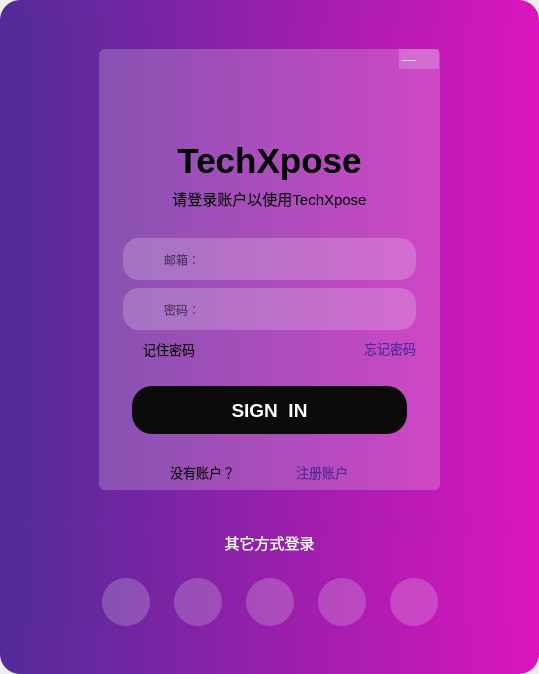
<?xml version="1.0" encoding="UTF-8"?>
<ui version="4.0">
 <class>MainWindow</class>
 <widget class="QMainWindow" name="MainWindow">
  <property name="geometry">
   <rect>
    <x>0</x>
    <y>0</y>
    <width>539</width>
    <height>674</height>
   </rect>
  </property>
  <property name="windowTitle">
   <string>MainWindow</string>
  </property>
  <widget class="QWidget" name="centralwidget">
   <layout class="QHBoxLayout" name="horizontalLayout">
    <property name="spacing">
     <number>0</number>
    </property>
    <property name="leftMargin">
     <number>0</number>
    </property>
    <property name="topMargin">
     <number>0</number>
    </property>
    <property name="rightMargin">
     <number>0</number>
    </property>
    <property name="bottomMargin">
     <number>0</number>
    </property>
    <item>
     <widget class="QFrame" name="frame_6">
      <property name="styleSheet">
       <string notr="true">background-color: qlineargradient(x1:0, y1:0, x2:1, y2:0,stop:0 rgb(81, 43, 152), stop:1 rgb(219, 21, 189));
border-radius:20px </string>
      </property>
      <property name="frameShape">
       <enum>QFrame::StyledPanel</enum>
      </property>
      <property name="frameShadow">
       <enum>QFrame::Raised</enum>
      </property>
      <layout class="QVBoxLayout" name="verticalLayout">
       <property name="spacing">
        <number>12</number>
       </property>
       <property name="bottomMargin">
        <number>36</number>
       </property>
       <item>
        <spacer name="verticalSpacer_3">
         <property name="orientation">
          <enum>Qt::Vertical</enum>
         </property>
         <property name="sizeHint" stdset="0">
          <size>
           <width>20</width>
           <height>40</height>
          </size>
         </property>
        </spacer>
       </item>
       <item>
        <widget class="QFrame" name="frame">
         <property name="styleSheet">
          <string notr="true"/>
         </property>
         <property name="frameShape">
          <enum>QFrame::StyledPanel</enum>
         </property>
         <property name="frameShadow">
          <enum>QFrame::Raised</enum>
         </property>
         <layout class="QHBoxLayout" name="horizontalLayout_2">
          <item>
           <spacer name="horizontalSpacer">
            <property name="orientation">
             <enum>Qt::Horizontal</enum>
            </property>
            <property name="sizeHint" stdset="0">
             <size>
              <width>4</width>
              <height>20</height>
             </size>
            </property>
           </spacer>
          </item>
          <item>
           <widget class="QFrame" name="frame_4">
            <property name="minimumSize">
             <size>
              <width>381</width>
              <height>481</height>
             </size>
            </property>
            <property name="maximumSize">
             <size>
              <width>381</width>
              <height>481</height>
             </size>
            </property>
            <property name="styleSheet">
             <string notr="true">background-color: rgba(255, 255, 255, 0);</string>
            </property>
            <property name="frameShape">
             <enum>QFrame::StyledPanel</enum>
            </property>
            <property name="frameShadow">
             <enum>QFrame::Raised</enum>
            </property>
            <widget class="QFrame" name="frame_2">
             <property name="geometry">
              <rect>
               <x>0</x>
               <y>0</y>
               <width>381</width>
               <height>481</height>
              </rect>
             </property>
             <property name="minimumSize">
              <size>
               <width>381</width>
               <height>481</height>
              </size>
             </property>
             <property name="maximumSize">
              <size>
               <width>381</width>
               <height>481</height>
              </size>
             </property>
             <property name="styleSheet">
              <string notr="true">QFrame{image: url(:/svg/未标题-1.png);

background-color: rgba(255, 255, 255, 0);}</string>
             </property>
             <property name="frameShape">
              <enum>QFrame::StyledPanel</enum>
             </property>
             <property name="frameShadow">
              <enum>QFrame::Raised</enum>
             </property>
             <widget class="QFrame" name="frame_3">
              <property name="geometry">
               <rect>
                <x>20</x>
                <y>20</y>
                <width>341</width>
                <height>441</height>
               </rect>
              </property>
              <property name="styleSheet">
               <string notr="true">QFrame{
	image: none;
background-color: rgba(255, 255, 255, 20%);
border-radius:6px 
}
QLabel{

	background-color: rgba(255, 255, 255, 0);
}</string>
              </property>
              <property name="frameShape">
               <enum>QFrame::StyledPanel</enum>
              </property>
              <property name="frameShadow">
               <enum>QFrame::Raised</enum>
              </property>
              <layout class="QVBoxLayout" name="verticalLayout_3" stretch="0,0,0,0,0">
               <property name="spacing">
                <number>4</number>
               </property>
               <property name="leftMargin">
                <number>24</number>
               </property>
               <property name="topMargin">
                <number>24</number>
               </property>
               <property name="rightMargin">
                <number>24</number>
               </property>
               <property name="bottomMargin">
                <number>8</number>
               </property>
               <item>
                <widget class="QWidget" name="widget" native="true">
                 <property name="minimumSize">
                  <size>
                   <width>0</width>
                   <height>64</height>
                  </size>
                 </property>
                 <property name="styleSheet">
                  <string notr="true">image: url(:/svg/img/svg/女孩1.png);</string>
                 </property>
                 <widget class="QPushButton" name="pushButton_9">
                  <property name="geometry">
                   <rect>
                    <x>120</x>
                    <y>10</y>
                    <width>48</width>
                    <height>48</height>
                   </rect>
                  </property>
                  <property name="minimumSize">
                   <size>
                    <width>48</width>
                    <height>48</height>
                   </size>
                  </property>
                  <property name="maximumSize">
                   <size>
                    <width>48</width>
                    <height>48</height>
                   </size>
                  </property>
                  <property name="styleSheet">
                   <string notr="true">QPushButton{
	border-radius:24px ;
	background-color: rgba(251, 252, 255, 0);

}</string>
                  </property>
                  <property name="text">
                   <string/>
                  </property>
                  <property name="icon">
                   <iconset resource="resources_rc.qrc">
                    <normaloff>:/images/logossw.png</normaloff>:/images/logossw.png</iconset>
                  </property>
                  <property name="iconSize">
                   <size>
                    <width>48</width>
                    <height>48</height>
                   </size>
                  </property>
                 </widget>
                </widget>
               </item>
               <item>
                <widget class="QFrame" name="frame_10">
                 <property name="styleSheet">
                  <string notr="true">background-color: rgba(255, 255, 255, 0);</string>
                 </property>
                 <property name="frameShape">
                  <enum>QFrame::StyledPanel</enum>
                 </property>
                 <property name="frameShadow">
                  <enum>QFrame::Raised</enum>
                 </property>
                 <layout class="QVBoxLayout" name="verticalLayout_5">
                  <property name="spacing">
                   <number>6</number>
                  </property>
                  <property name="leftMargin">
                   <number>0</number>
                  </property>
                  <property name="topMargin">
                   <number>0</number>
                  </property>
                  <property name="rightMargin">
                   <number>0</number>
                  </property>
                  <property name="bottomMargin">
                   <number>24</number>
                  </property>
                  <item>
                   <widget class="QLabel" name="label">
                    <property name="maximumSize">
                     <size>
                      <width>16777215</width>
                      <height>26777</height>
                     </size>
                    </property>
                    <property name="font">
                     <font>
                      <pointsize>26</pointsize>
                      <bold>true</bold>
                     </font>
                    </property>
                    <property name="text">
                     <string>TechXpose</string>
                    </property>
                    <property name="alignment">
                     <set>Qt::AlignCenter</set>
                    </property>
                   </widget>
                  </item>
                  <item>
                   <widget class="QLabel" name="label_2">
                    <property name="maximumSize">
                     <size>
                      <width>16777215</width>
                      <height>16777</height>
                     </size>
                    </property>
                    <property name="font">
                     <font>
                      <pointsize>11</pointsize>
                     </font>
                    </property>
                    <property name="styleSheet">
                     <string notr="true"/>
                    </property>
                    <property name="text">
                     <string>请登录账户以使用TechXpose</string>
                    </property>
                    <property name="alignment">
                     <set>Qt::AlignCenter</set>
                    </property>
                   </widget>
                  </item>
                 </layout>
                </widget>
               </item>
               <item>
                <widget class="QFrame" name="frame_9">
                 <property name="styleSheet">
                  <string notr="true">background-color: rgba(255, 255, 255, 0);</string>
                 </property>
                 <property name="frameShape">
                  <enum>QFrame::StyledPanel</enum>
                 </property>
                 <property name="frameShadow">
                  <enum>QFrame::Raised</enum>
                 </property>
                 <layout class="QVBoxLayout" name="verticalLayout_4">
                  <property name="spacing">
                   <number>8</number>
                  </property>
                  <property name="leftMargin">
                   <number>0</number>
                  </property>
                  <property name="topMargin">
                   <number>0</number>
                  </property>
                  <property name="rightMargin">
                   <number>0</number>
                  </property>
                  <property name="bottomMargin">
                   <number>0</number>
                  </property>
                  <item>
                   <widget class="QFrame" name="frame_7">
                    <property name="minimumSize">
                     <size>
                      <width>0</width>
                      <height>42</height>
                     </size>
                    </property>
                    <property name="styleSheet">
                     <string notr="true">border-radius:16px ;
background-color: rgba(255, 255, 255, 51);</string>
                    </property>
                    <property name="frameShape">
                     <enum>QFrame::StyledPanel</enum>
                    </property>
                    <property name="frameShadow">
                     <enum>QFrame::Raised</enum>
                    </property>
                    <layout class="QHBoxLayout" name="horizontalLayout_6" stretch="1,9">
                     <property name="spacing">
                      <number>12</number>
                     </property>
                     <property name="topMargin">
                      <number>0</number>
                     </property>
                     <property name="bottomMargin">
                      <number>0</number>
                     </property>
                     <item>
                      <widget class="QWidget" name="widget_2" native="true">
                       <property name="maximumSize">
                        <size>
                         <width>18</width>
                         <height>18</height>
                        </size>
                       </property>
                       <property name="styleSheet">
                        <string notr="true">image: url(:/images/img/buttom_white/閭欢鍙戦€佹垚鍔焈email-successfully.svg);
background-color: rgba(255, 255, 255, 0);</string>
                       </property>
                      </widget>
                     </item>
                     <item>
                      <widget class="QLineEdit" name="lineEdit">
                       <property name="styleSheet">
                        <string notr="true">QLineEdit{
	background-color: rgba(255, 255, 255, 0);
	selection-color: rgb(34, 34, 34);
}</string>
                       </property>
                       <property name="placeholderText">
                        <string>邮箱：</string>
                       </property>
                      </widget>
                     </item>
                    </layout>
                   </widget>
                  </item>
                  <item>
                   <widget class="QFrame" name="frame_8">
                    <property name="minimumSize">
                     <size>
                      <width>0</width>
                      <height>42</height>
                     </size>
                    </property>
                    <property name="styleSheet">
                     <string notr="true">border-radius:16px ;
background-color: rgba(255, 255, 255, 51);</string>
                    </property>
                    <property name="frameShape">
                     <enum>QFrame::StyledPanel</enum>
                    </property>
                    <property name="frameShadow">
                     <enum>QFrame::Raised</enum>
                    </property>
                    <layout class="QHBoxLayout" name="horizontalLayout_7" stretch="1,9">
                     <property name="spacing">
                      <number>12</number>
                     </property>
                     <property name="topMargin">
                      <number>0</number>
                     </property>
                     <property name="bottomMargin">
                      <number>0</number>
                     </property>
                     <item>
                      <widget class="QWidget" name="widget_3" native="true">
                       <property name="maximumSize">
                        <size>
                         <width>18</width>
                         <height>18</height>
                        </size>
                       </property>
                       <property name="styleSheet">
                        <string notr="true">background-color: rgba(255, 255, 255, 0);
image: url(:/images/img/buttom_white/鐢靛瓙閿佸紑_electronic-locks-open.svg);</string>
                       </property>
                      </widget>
                     </item>
                     <item>
                      <widget class="QLineEdit" name="lineEdit_2">
                       <property name="styleSheet">
                        <string notr="true">QLineEdit{
	background-color: rgba(255, 255, 255, 0);
	selection-color: rgb(34, 34, 34);
}</string>
                       </property>
                       <property name="placeholderText">
                        <string>密码：</string>
                       </property>
                      </widget>
                     </item>
                    </layout>
                   </widget>
                  </item>
                  <item>
                   <layout class="QHBoxLayout" name="horizontalLayout_4">
                    <item>
                     <widget class="QCheckBox" name="checkBox">
                      <property name="font">
                       <font>
                        <pointsize>10</pointsize>
                       </font>
                      </property>
                      <property name="text">
                       <string>记住密码</string>
                      </property>
                     </widget>
                    </item>
                    <item>
                     <spacer name="horizontalSpacer_5">
                      <property name="orientation">
                       <enum>Qt::Horizontal</enum>
                      </property>
                      <property name="sizeHint" stdset="0">
                       <size>
                        <width>40</width>
                        <height>20</height>
                       </size>
                      </property>
                     </spacer>
                    </item>
                    <item>
                     <widget class="QPushButton" name="pushButton">
                      <property name="font">
                       <font>
                        <pointsize>10</pointsize>
                       </font>
                      </property>
                      <property name="styleSheet">
                       <string notr="true">color: rgb(84, 42, 155);</string>
                      </property>
                      <property name="text">
                       <string>忘记密码</string>
                      </property>
                     </widget>
                    </item>
                   </layout>
                  </item>
                 </layout>
                </widget>
               </item>
               <item>
                <widget class="QFrame" name="frame_11">
                 <property name="styleSheet">
                  <string notr="true">background-color: rgba(255, 255, 255, 0);</string>
                 </property>
                 <property name="frameShape">
                  <enum>QFrame::StyledPanel</enum>
                 </property>
                 <property name="frameShadow">
                  <enum>QFrame::Raised</enum>
                 </property>
                 <layout class="QVBoxLayout" name="verticalLayout_6">
                  <item>
                   <spacer name="verticalSpacer">
                    <property name="orientation">
                     <enum>Qt::Vertical</enum>
                    </property>
                    <property name="sizeHint" stdset="0">
                     <size>
                      <width>20</width>
                      <height>40</height>
                     </size>
                    </property>
                   </spacer>
                  </item>
                  <item>
                   <widget class="QPushButton" name="pushButton_2">
                    <property name="minimumSize">
                     <size>
                      <width>0</width>
                      <height>48</height>
                     </size>
                    </property>
                    <property name="font">
                     <font>
                      <pointsize>14</pointsize>
                      <bold>true</bold>
                     </font>
                    </property>
                    <property name="styleSheet">
                     <string notr="true">QPushButton{
	background-color: rgb(11, 11, 11);
	border-radius:20px ;
	color: rgb(255, 255, 255);


}</string>
                    </property>
                    <property name="text">
                     <string>SIGN  IN</string>
                    </property>
                   </widget>
                  </item>
                  <item>
                   <spacer name="verticalSpacer_2">
                    <property name="orientation">
                     <enum>Qt::Vertical</enum>
                    </property>
                    <property name="sizeHint" stdset="0">
                     <size>
                      <width>20</width>
                      <height>40</height>
                     </size>
                    </property>
                   </spacer>
                  </item>
                 </layout>
                </widget>
               </item>
               <item>
                <layout class="QHBoxLayout" name="horizontalLayout_5" stretch="1,2,2,1">
                 <property name="spacing">
                  <number>12</number>
                 </property>
                 <item>
                  <spacer name="horizontalSpacer_7">
                   <property name="orientation">
                    <enum>Qt::Horizontal</enum>
                   </property>
                   <property name="sizeHint" stdset="0">
                    <size>
                     <width>40</width>
                     <height>20</height>
                    </size>
                   </property>
                  </spacer>
                 </item>
                 <item>
                  <widget class="QLabel" name="label_3">
                   <property name="font">
                    <font>
                     <pointsize>10</pointsize>
                    </font>
                   </property>
                   <property name="text">
                    <string>没有账户？</string>
                   </property>
                  </widget>
                 </item>
                 <item>
                  <widget class="QPushButton" name="pushButton_3">
                   <property name="font">
                    <font>
                     <pointsize>10</pointsize>
                    </font>
                   </property>
                   <property name="styleSheet">
                    <string notr="true">color: rgb(84, 42, 155);</string>
                   </property>
                   <property name="text">
                    <string>注册账户</string>
                   </property>
                  </widget>
                 </item>
                 <item>
                  <spacer name="horizontalSpacer_6">
                   <property name="orientation">
                    <enum>Qt::Horizontal</enum>
                   </property>
                   <property name="sizeHint" stdset="0">
                    <size>
                     <width>40</width>
                     <height>20</height>
                    </size>
                   </property>
                  </spacer>
                 </item>
                </layout>
               </item>
              </layout>
             </widget>
             <widget class="QPushButton" name="pushButton_10">
              <property name="geometry">
               <rect>
                <x>340</x>
                <y>20</y>
                <width>20</width>
                <height>20</height>
               </rect>
              </property>
              <property name="minimumSize">
               <size>
                <width>20</width>
                <height>20</height>
               </size>
              </property>
              <property name="maximumSize">
               <size>
                <width>48</width>
                <height>48</height>
               </size>
              </property>
              <property name="styleSheet">
               <string notr="true">QPushButton{
	border-radius:24px ;
	background-color: rgba(251, 252, 255, 51);

}</string>
              </property>
              <property name="text">
               <string/>
              </property>
              <property name="icon">
               <iconset resource="resources_rc.qrc">
                <normaloff>:/images/img/buttom_white/鍏抽棴_close.svg</normaloff>:/images/img/buttom_white/鍏抽棴_close.svg</iconset>
              </property>
              <property name="iconSize">
               <size>
                <width>20</width>
                <height>20</height>
               </size>
              </property>
             </widget>
             <widget class="QPushButton" name="pushButton_11">
              <property name="geometry">
               <rect>
                <x>320</x>
                <y>20</y>
                <width>20</width>
                <height>20</height>
               </rect>
              </property>
              <property name="minimumSize">
               <size>
                <width>20</width>
                <height>20</height>
               </size>
              </property>
              <property name="maximumSize">
               <size>
                <width>48</width>
                <height>48</height>
               </size>
              </property>
              <property name="font">
               <font>
                <pointsize>5</pointsize>
                <italic>false</italic>
                <bold>true</bold>
                <underline>false</underline>
               </font>
              </property>
              <property name="styleSheet">
               <string notr="true">QPushButton{
	border-radius:24px ;
	background-color: rgba(251, 252, 255, 51);
	
	color: rgb(255, 255, 255);
}
</string>
              </property>
              <property name="text">
               <string notr="true">——</string>
              </property>
              <property name="iconSize">
               <size>
                <width>18</width>
                <height>18</height>
               </size>
              </property>
             </widget>
            </widget>
           </widget>
          </item>
          <item>
           <spacer name="horizontalSpacer_2">
            <property name="orientation">
             <enum>Qt::Horizontal</enum>
            </property>
            <property name="sizeHint" stdset="0">
             <size>
              <width>4</width>
              <height>20</height>
             </size>
            </property>
           </spacer>
          </item>
         </layout>
        </widget>
       </item>
       <item>
        <widget class="QFrame" name="frame_5">
         <property name="frameShape">
          <enum>QFrame::StyledPanel</enum>
         </property>
         <property name="frameShadow">
          <enum>QFrame::Raised</enum>
         </property>
         <layout class="QVBoxLayout" name="verticalLayout_2">
          <property name="spacing">
           <number>24</number>
          </property>
          <property name="leftMargin">
           <number>0</number>
          </property>
          <property name="topMargin">
           <number>0</number>
          </property>
          <property name="rightMargin">
           <number>0</number>
          </property>
          <property name="bottomMargin">
           <number>0</number>
          </property>
          <item>
           <widget class="QLabel" name="label_4">
            <property name="font">
             <font>
              <pointsize>11</pointsize>
             </font>
            </property>
            <property name="styleSheet">
             <string notr="true">color: rgb(255, 255, 255);</string>
            </property>
            <property name="text">
             <string>其它方式登录</string>
            </property>
            <property name="alignment">
             <set>Qt::AlignCenter</set>
            </property>
           </widget>
          </item>
          <item>
           <layout class="QHBoxLayout" name="horizontalLayout_3" stretch="0,0,0,0,0,0,0">
            <property name="spacing">
             <number>24</number>
            </property>
            <item>
             <spacer name="horizontalSpacer_3">
              <property name="orientation">
               <enum>Qt::Horizontal</enum>
              </property>
              <property name="sizeHint" stdset="0">
               <size>
                <width>40</width>
                <height>20</height>
               </size>
              </property>
             </spacer>
            </item>
            <item>
             <widget class="QPushButton" name="pushButton_4">
              <property name="minimumSize">
               <size>
                <width>48</width>
                <height>48</height>
               </size>
              </property>
              <property name="maximumSize">
               <size>
                <width>48</width>
                <height>48</height>
               </size>
              </property>
              <property name="styleSheet">
               <string notr="true">QPushButton{
	border-radius:24px ;
	background-color: rgba(251, 252, 255, 51);

}</string>
              </property>
              <property name="text">
               <string/>
              </property>
              <property name="icon">
               <iconset resource="resources_rc.qrc">
                <normaloff>:/images/img/buttom_white/github _github.svg</normaloff>:/images/img/buttom_white/github _github.svg</iconset>
              </property>
              <property name="iconSize">
               <size>
                <width>36</width>
                <height>36</height>
               </size>
              </property>
             </widget>
            </item>
            <item>
             <widget class="QPushButton" name="pushButton_6">
              <property name="minimumSize">
               <size>
                <width>48</width>
                <height>48</height>
               </size>
              </property>
              <property name="maximumSize">
               <size>
                <width>48</width>
                <height>48</height>
               </size>
              </property>
              <property name="styleSheet">
               <string notr="true">QPushButton{
	border-radius:24px ;
	background-color: rgba(251, 252, 255, 51);

}</string>
              </property>
              <property name="text">
               <string/>
              </property>
              <property name="icon">
               <iconset resource="resources_rc.qrc">
                <normaloff>:/images/img/buttom_white/鑴镐功_facebook.svg</normaloff>:/images/img/buttom_white/鑴镐功_facebook.svg</iconset>
              </property>
              <property name="iconSize">
               <size>
                <width>36</width>
                <height>36</height>
               </size>
              </property>
             </widget>
            </item>
            <item>
             <widget class="QPushButton" name="pushButton_7">
              <property name="minimumSize">
               <size>
                <width>48</width>
                <height>48</height>
               </size>
              </property>
              <property name="maximumSize">
               <size>
                <width>48</width>
                <height>48</height>
               </size>
              </property>
              <property name="styleSheet">
               <string notr="true">QPushButton{
	border-radius:24px ;
	background-color: rgba(251, 252, 255, 51);

}</string>
              </property>
              <property name="text">
               <string/>
              </property>
              <property name="icon">
               <iconset resource="resources_rc.qrc">
                <normaloff>:/images/img/buttom_white/璋锋瓕_google.svg</normaloff>:/images/img/buttom_white/璋锋瓕_google.svg</iconset>
              </property>
              <property name="iconSize">
               <size>
                <width>36</width>
                <height>36</height>
               </size>
              </property>
             </widget>
            </item>
            <item>
             <widget class="QPushButton" name="pushButton_5">
              <property name="minimumSize">
               <size>
                <width>48</width>
                <height>48</height>
               </size>
              </property>
              <property name="maximumSize">
               <size>
                <width>48</width>
                <height>48</height>
               </size>
              </property>
              <property name="styleSheet">
               <string notr="true">QPushButton{
	border-radius:24px ;
	background-color: rgba(251, 252, 255, 51);

}</string>
              </property>
              <property name="text">
               <string/>
              </property>
              <property name="icon">
               <iconset resource="resources_rc.qrc">
                <normaloff>:/images/img/buttom_white/鑻规灉_apple.svg</normaloff>:/images/img/buttom_white/鑻规灉_apple.svg</iconset>
              </property>
              <property name="iconSize">
               <size>
                <width>36</width>
                <height>36</height>
               </size>
              </property>
             </widget>
            </item>
            <item>
             <widget class="QPushButton" name="pushButton_8">
              <property name="minimumSize">
               <size>
                <width>48</width>
                <height>48</height>
               </size>
              </property>
              <property name="maximumSize">
               <size>
                <width>48</width>
                <height>48</height>
               </size>
              </property>
              <property name="styleSheet">
               <string notr="true">QPushButton{
	border-radius:24px ;
	background-color: rgba(251, 252, 255, 51);

}</string>
              </property>
              <property name="text">
               <string/>
              </property>
              <property name="icon">
               <iconset resource="resources_rc.qrc">
                <normaloff>:/images/img/buttom_white/寰俊_wechat.svg</normaloff>:/images/img/buttom_white/寰俊_wechat.svg</iconset>
              </property>
              <property name="iconSize">
               <size>
                <width>36</width>
                <height>36</height>
               </size>
              </property>
             </widget>
            </item>
            <item>
             <spacer name="horizontalSpacer_4">
              <property name="orientation">
               <enum>Qt::Horizontal</enum>
              </property>
              <property name="sizeHint" stdset="0">
               <size>
                <width>40</width>
                <height>20</height>
               </size>
              </property>
             </spacer>
            </item>
           </layout>
          </item>
         </layout>
        </widget>
       </item>
       <item>
        <spacer name="verticalSpacer_4">
         <property name="orientation">
          <enum>Qt::Vertical</enum>
         </property>
         <property name="sizeHint" stdset="0">
          <size>
           <width>20</width>
           <height>40</height>
          </size>
         </property>
        </spacer>
       </item>
      </layout>
     </widget>
    </item>
   </layout>
  </widget>
 </widget>
 <resources>
  <include location="resources_rc.qrc"/>
 </resources>
 <connections/>
</ui>
